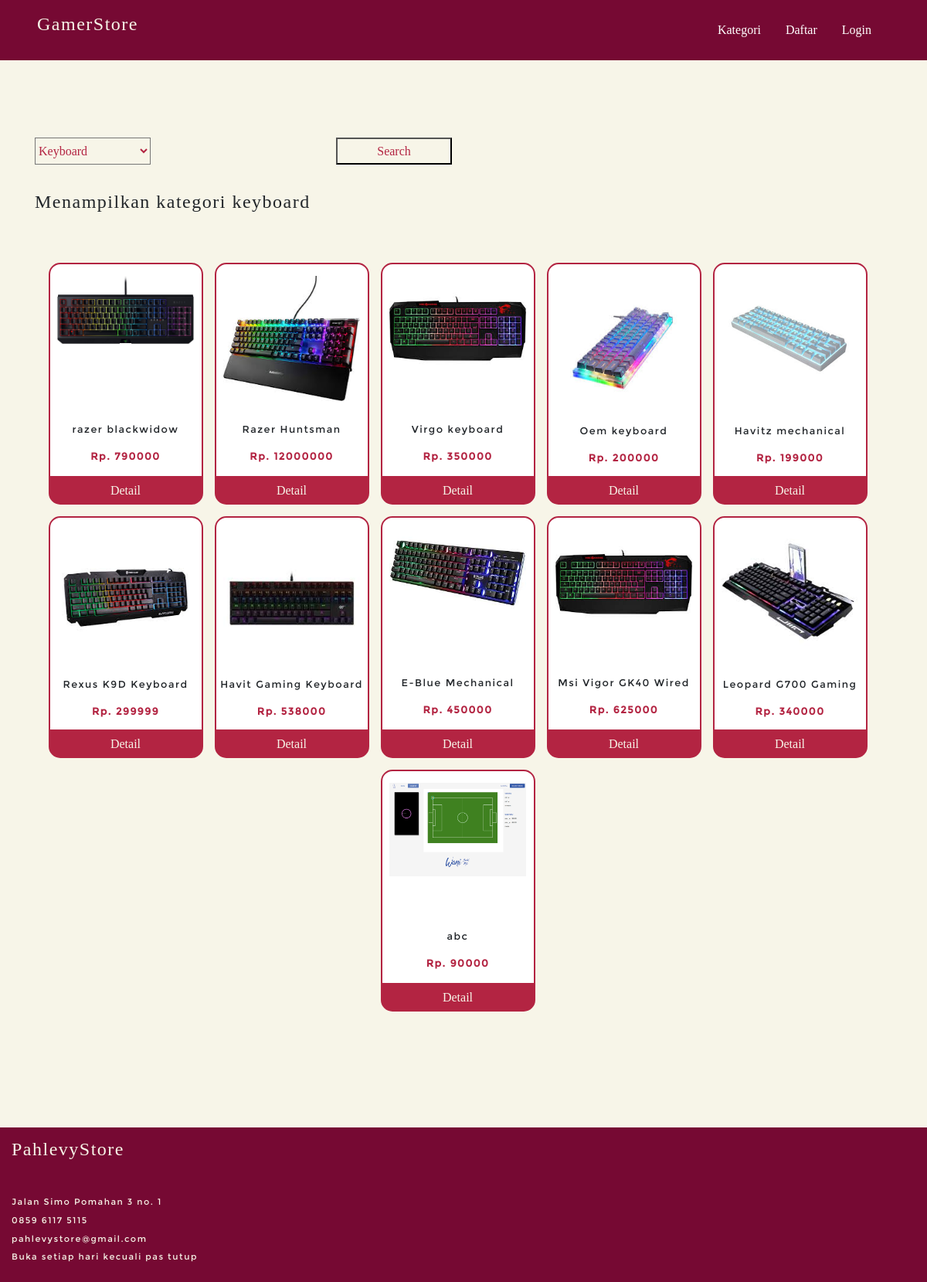
/kategori2.php?category=keyboard&search=Search, run on the app's committed database.
### tables this page shows
CREATE TABLE `item` (
  `itemId` int(11) NOT NULL,
  `itemName` varchar(100) NOT NULL,
  `itemPrice` int(11) NOT NULL,
  `itemCategory` enum('keyboard','mouse','headset') NOT NULL,
  `itemDescription` varchar(100) DEFAULT NULL,
  `itemStock` int(7) NOT NULL,
  `itemImage` varchar(50) DEFAULT NULL
);

### kategori2.php (the view, shortened to what this page needs)
<?php
include 'connect.php';
$category = NULL;
$sql = NULL;
if(isset($_GET['search'])){
    $category = $_GET['category'];
    if($category == 'keyboard'){
        $sql = "SELECT * FROM item WHERE itemCategory = '$category'";
    }
    elseif($category == 'mouse'){
        $sql = "SELECT * FROM item WHERE itemCategory = '$category'";
    }
    elseif($category == 'headset'){
        $sql = "SELECT * FROM item WHERE itemCategory = '$category'";
    }
}
function selected($select){
    global $category;
    if($category == $select){
        return "selected";
    }
}
?>
<!DOCTYPE html>
<html lang="en">
<head>
    <link rel="stylesheet" href="https://maxcdn.bootstrapcdn.com/bootstrap/4.1.0/css/bootstrap.min.css">
    <link rel="stylesheet" href="css/kategori.css">
</head>
<body>
    <nav class="navbar navbar-expand-sm px-5 c-nav">
        <p class="navbar-brand t3--freshscript pointer" onclick="window.location.href = 'index.html'">GamerStore</p>
        <div class="collapse navbar-collapse" id="navbarSupportedContent">
            <ul class="navbar-nav ml-auto">
                <li class="nav-item mr-3">
                    <a href="kategori2.php" class="nav-link t4--argo text-center text-white">Kategori</a>
                </li>
                <?php
                if(!isset($_SESSION['status'])){
                ?>
                <li class="nav-item mr-3 text-center">
                    <a href="register.php" class="t4--argo nav-link text-white">Daftar</a>
                </li>
                <li class="nav-item mr-3 text-center">
                    <a href="login.php" class="t4--argo nav-link text-white">Login</a>
                </li>
                <?php
                }
                ?>
            </ul>
        </div>
    </nav>
    <section id="section-2">
        <div class="container">
            <div class="row" id="wrapper-row-1">
                <div class="col-md-12" id="wrapper-col-1">
                    <div class="row" id="wrapper-row-2">
                        <div class="col-md-6" id="wrapper-col-2">
                            <form action="" method="get">
                                <select name="category" id="category" required>
                                    <option value="keyboard" <?php echo selected("keyboard")?>>Keyboard</option>
                                </select>
                                <input type="submit" name="search" value="Search" id="search">
                            </form>
                        </div>
                    </div>
                    <div class="row" id="wrapper-row-2">
                        <div class="col-md-6" id="wrapper-col-1">
                            <p>Menampilkan kategori <?php echo $category?></p>
                        </div>
                    </div>
                    <div class="row" id="wrapper-row-2">
                        <?php
                        if($sql){
                            if($stmt = $pdo->prepare($sql)){
                            $stmt->execute();
                            while($row = $stmt->fetch()){
                            ?>
                            <div class="col-lg-2.5 transition--up" id="wrapper-col-2">
                                <div class="kotak" onclick="">
                                    <img src="image/<?php echo $row['itemImage']?>" alt="" srcset="" id="barang">
                                    <div>
                                        <p><?php echo $row['itemName']?></p>
                                        <p>Rp. <?php echo $row['itemPrice']?></p>
                                    </div>
                                </div>
                                <div class="beli-detail">
                                    <div class="row">
                                        <div class="col-12 d-flex justify-content-center pointer bg--putih" onclick="window.location.href='item-detail.php?iid=<?php echo $row['itemId']?>'">Detail</div>
                                    </div>
                                </div>
                            </div>
                            <?php
                            }
                            }
                            }
                            ?>
                    </div>
                </div>
            </div>
        </div>
    </section>
    <section id="section-3">
        <div class="container-fluid">
            <div class="row" id="wrapper-row-1">
                <div class="col-lg-4" id="wrapper-col-1">
                    <p>PahlevyStore</p>
                    <p>Jalan Simo Pomahan 3 no. 1</p>
                    <p>0859 6117 5115</p>
                    <p>pahlevystore@gmail.com</p>
                    <p>Buka setiap hari kecuali pas tutup</p>
                </div>
            </div>
        </div>
    </section>
</body>
</html>

### css/kategori.css (style rules this page uses)
body, html { padding: 0; margin: 0; -webkit-box-sizing: border-box; box-sizing: border-box; overflow-x: hidden; background-color: #f7f5e8; }
section { margin-top: 150px; }
p { letter-spacing: 1.5px; }
.c-nav { background-color: #760933; }
.c-nav .t3--freshscript { font-size: 1.5em; font-family: 'fresh-script'; color: #f7f5e8; }
.c-nav .t4--argo { font-family: 'argo'; color: #f7f5e8; }
.kotak { width: 200px; height: 278px; border: 2px solid #b32442; background-color: white; border-radius: 15px 15px 0 0; display: -webkit-box; display: -ms-flexbox; display: flex; -webkit-box-pack: justify; -ms-flex-pack: justify; justify-content: space-between; -webkit-box-align: center; -ms-flex-align: center; align-items: center; -webkit-box-orient: vertical; -webkit-box-direction: normal; -ms-flex-direction: column; flex-direction: column; -webkit-transition: all .2s ease-in-out; transition: all .2s ease-in-out; }
.beli-detail { width: 200px; height: 35px; background-color: #b32442; padding: 5px; color: #f7f5e8; font-family: 'argo'; border-radius: 0 0 15px 15px; }
.pointer { cursor: pointer; }
.transition--up { -webkit-transition: all .2s ease-in-out; transition: all .2s ease-in-out; }
#barang { margin-top: 15px; width: 90%; }
#category { width: 150px; height: 35px; font-family: 'argo'; background-color: #f7f5e8; color: #b32442; }
#search { width: 150px; height: 35px; font-family: 'argo'; background-color: #f7f5e8; color: #b32442; }
#section-2 { margin-top: 100px; }
#section-2 p { font-family: 'argo'; font-size: 1.5rem; }
#section-2 #wrapper-row-2:nth-of-type(1) #wrapper-col-2 form { width: 100%; display: -webkit-box; display: -ms-flexbox; display: flex; -webkit-box-pack: justify; -ms-flex-pack: justify; justify-content: space-between; }
#section-2 #wrapper-row-2:nth-of-type(2) { margin-top: 30px; }
#section-2 #wrapper-row-2:nth-of-type(3) { margin-top: 30px; -webkit-box-pack: center; -ms-flex-pack: center; justify-content: center; }
#section-2 #wrapper-row-2:nth-of-type(3) #wrapper-col-2 { padding-top: 15px; }
#section-2 #wrapper-row-2:nth-of-type(3) #wrapper-col-2 .kotak { margin-right: 15px; }
#section-2 #wrapper-row-2:nth-of-type(3) #wrapper-col-2 .kotak p { margin-top: 15px; font-size: 0.8rem; font-family: 'montserrat'; text-align: center; }
#section-2 #wrapper-row-2:nth-of-type(3) #wrapper-col-2 .kotak p:nth-of-type(1) { height: 19px; overflow: hidden; }
#section-2 #wrapper-row-2:nth-of-type(3) #wrapper-col-2 .kotak p:nth-of-type(2) { color: #b32442; font-weight: bolder; text-align: center; }
#section-3 { height: 200px; background-color: #760933; }
#section-3 #wrapper-row-1 #wrapper-col-1 { display: -webkit-box; display: -ms-flexbox; display: flex; -webkit-box-orient: vertical; -webkit-box-direction: normal; -ms-flex-direction: column; flex-direction: column; }
#section-3 #wrapper-row-1 #wrapper-col-1 p { font-family: 'montserrat'; font-size: 0.7rem; color: #f7f5e8; margin-bottom: 7px; }
#section-3 #wrapper-row-1 #wrapper-col-1 p:nth-of-type(1) { margin-top: 10px; font-family: 'fresh-script'; font-size: 1.5rem; color: #f7f5e8; }
#section-3 #wrapper-row-1 #wrapper-col-1 p:nth-of-type(2) { margin-top: 35px; }

### data on the page
item: itemImage (picture), itemName "razer blackwidow", itemPrice "790000"
item: itemImage (picture), itemName "Razer Huntsman", itemPrice "12000000"
item: itemImage (picture), itemName "Virgo keyboard", itemPrice "350000"
item: itemImage (picture), itemName "Oem keyboard", itemPrice "200000"
item: itemImage (picture), itemName "Havitz mechanical", itemPrice "199000"
item: itemImage (picture), itemName "Rexus K9D Keyboard…", itemPrice "299999"
item: itemImage (picture), itemName "Havit Gaming Keyboard", itemPrice "538000"
item: itemImage (picture), itemName "E-Blue Mechanical…", itemPrice "450000"
item: itemImage (picture), itemName "Msi Vigor GK40 Wired…", itemPrice "625000"
item: itemImage (picture), itemName "Leopard G700 Gaming…", itemPrice "340000"
item: itemImage (picture), itemName "abc", itemPrice "90000"

### other printed values
$category "keyboard"
